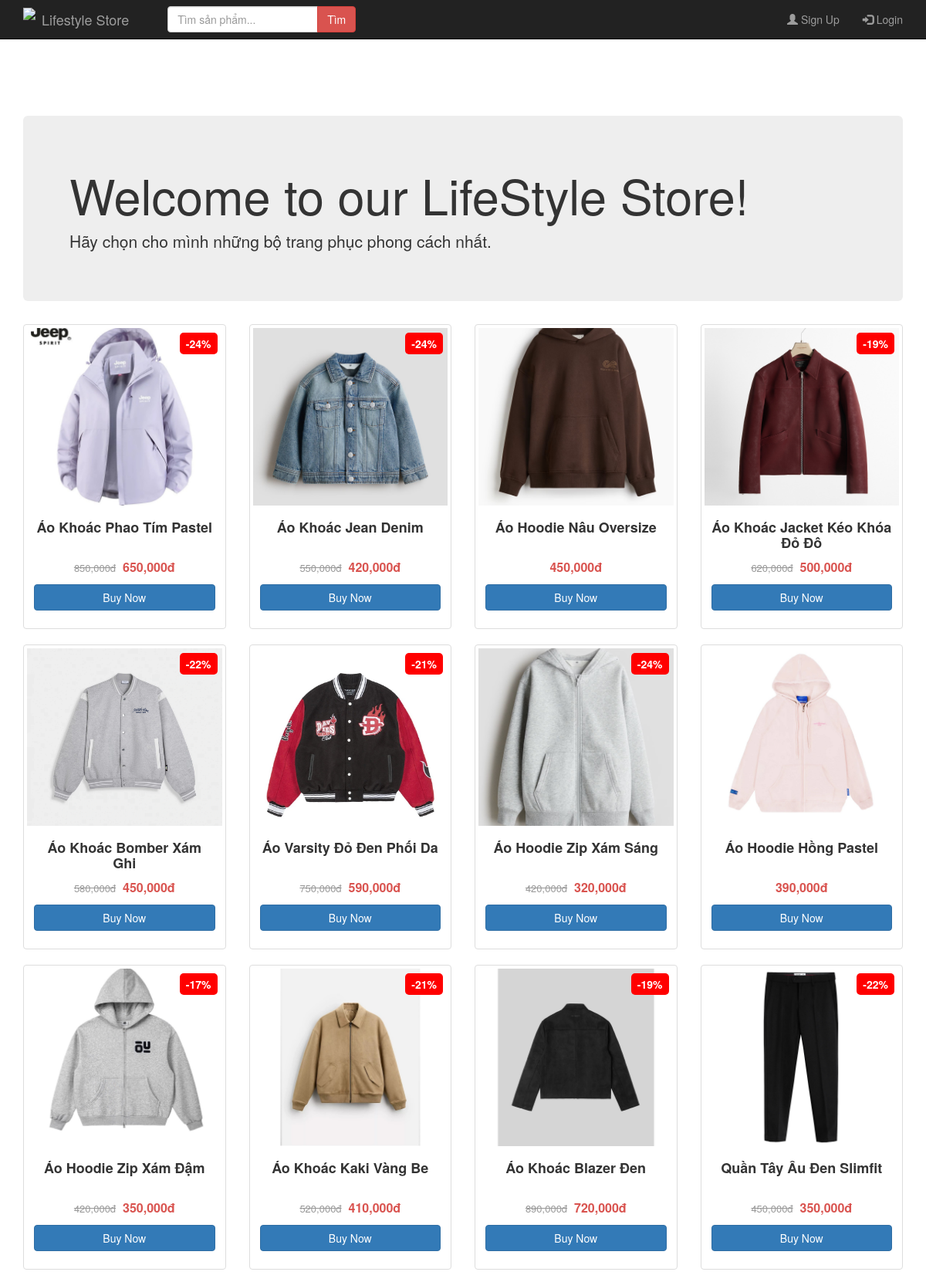
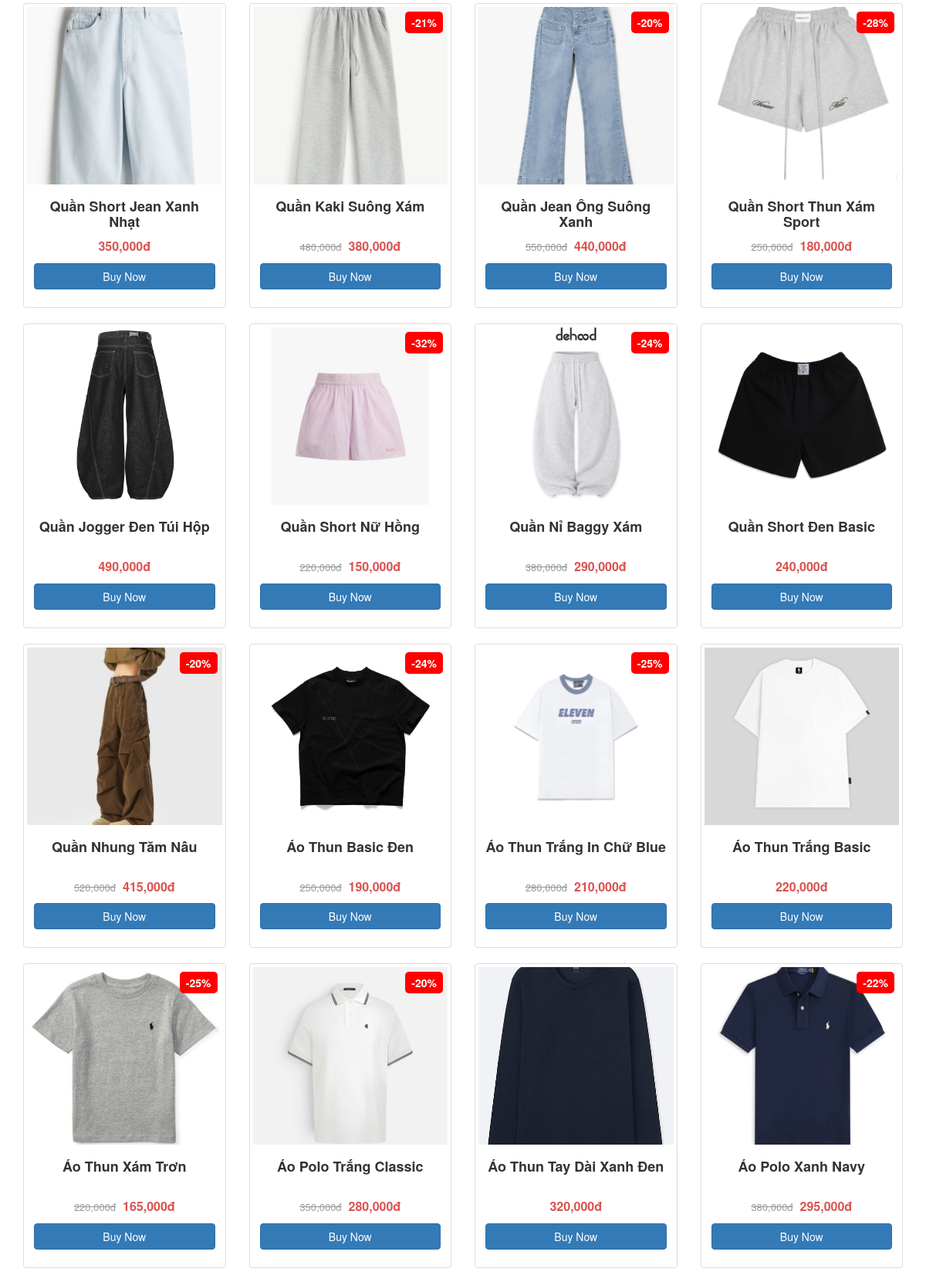
/products.php (upper part), run on the app's committed database (2 pictures, top to bottom).
### tables this page shows
CREATE TABLE `items` (
  `id` int(11) NOT NULL,
  `name` varchar(255) NOT NULL,
  `price` int(11) NOT NULL,
  `discount_price` int(11) DEFAULT 0,
  `category` varchar(50) NOT NULL,
  PRIMARY KEY (`id`)
);

### products.php (the view, shortened to what this page needs)
<?php
    require 'check_if_added.php';
    $cat = isset($_GET['cat']) ? mysqli_real_escape_string($con, $_GET['cat']) : "";
    if ($cat != "") {
        $query = "SELECT * FROM items WHERE category = '$cat'";
    } else {
        $query = "SELECT * FROM items";
    }
    $result = mysqli_query($con, $query) or die(mysqli_error($con));
?>
<!DOCTYPE html>
<html>
    <head>
        <link rel="stylesheet" href="bootstrap/css/bootstrap.min.css" type="text/css">
        <link rel="stylesheet" href="css/style.css" type="text/css">
    </head>
    <body>
        <div>
            <?php require 'header.php'; ?>
            <div class="container" style="margin-top: 80px;">
                <div class="jumbotron">
                    <h1>Welcome to our LifeStyle Store!</h1>
                    <p>Hãy chọn cho mình những bộ trang phục phong cách nhất.</p>
                </div>
                <div class="row">
                    <?php
                    while($row = mysqli_fetch_array($result)) {
                        $percent = 0;
                        if($row['discount_price'] > 0 && $row['price'] > 0) {
                            $percent = round((($row['price'] - $row['discount_price']) / $row['price']) * 100);
                        }
                    ?>
                    <div class="col-md-3 col-sm-6">
                        <div class="thumbnail" style="position: relative;">
                            <?php if($percent > 0): ?>
                                <div class="sale-tag">-<?php echo $percent; ?>%</div>
                            <?php endif; ?>
                            <img src="img/<?php echo $row['id']; ?>.jpg" alt="Product" style="height: 230px; object-fit: cover; width: 100%;">
                            <div class="caption text-center">
                                <h4 style="height: 40px; overflow: hidden; font-weight: bold;"><?php echo $row['name']; ?></h4>
                                <p>
                                    <?php if($percent > 0): ?>
                                        <span class="old-price"><?php echo number_format($row['price']); ?>đ</span>
                                        <span class="new-price"><?php echo number_format($row['discount_price']); ?>đ</span>
                                    <?php else: ?>
                                        <span class="new-price"><?php echo number_format($row['price']); ?>đ</span>
                                    <?php endif; ?>
                                </p>
                                <?php if(!isset($_SESSION['email'])){ ?>
                                    <p><a href="login.php" role="button" class="btn btn-primary btn-block">Buy Now</a></p>
                                <?php } ?>
                            </div>
                        </div>
                    </div>
                    <?php } ?>
                </div>
            </div>
        </div>
    </body>
</html>

### css/style.css (style rules this page uses)
html { min-height:100%; position:relative; }
body { padding-top: 70px; }
.thumbnail img { height:200px; object-fit:cover; }
.thumbnail { transition: 0.3s; border: none; overflow: hidden; }

### products.php (style rules this page uses)
.sale-tag { position: absolute; top: 10px; right: 10px; background: #ff0000; color: white; padding: 4px 8px; border-radius: 5px; font-weight: bold; z-index: 5; }
.old-price { text-decoration: line-through; color: #999; margin-right: 5px; font-size: 13px; }
.new-price { color: #d9534f; font-weight: bold; font-size: 16px; }
.thumbnail { transition: 0.3s; border: 1px solid #ddd; }

### data on the page
items: percent "24", shows a picture, name "Áo Khoác Phao Tím Pastel", price "850,000", discount_price "650,000"
items: percent "24", shows a picture, name "Áo Khoác Jean Denim", price "550,000", discount_price "420,000"
items: shows a picture, name "Áo Hoodie Nâu Oversize", price "450,000"
items: percent "19", shows a picture, name "Áo Khoác Jacket Kéo Khóa Đỏ Đô", price "620,000", discount_price "500,000"
items: percent "22", shows a picture, name "Áo Khoác Bomber Xám Ghi", price "580,000", discount_price "450,000"
items: percent "21", shows a picture, name "Áo Varsity Đỏ Đen Phối Da", price "750,000", discount_price "590,000"
items: percent "24", shows a picture, name "Áo Hoodie Zip Xám Sáng", price "420,000", discount_price "320,000"
items: shows a picture, name "Áo Hoodie Hồng Pastel", price "390,000"
items: percent "17", shows a picture, name "Áo Hoodie Zip Xám Đậm", price "420,000", discount_price "350,000"
items: percent "21", shows a picture, name "Áo Khoác Kaki Vàng Be", price "520,000", discount_price "410,000"
items: percent "19", shows a picture, name "Áo Khoác Blazer Đen", price "890,000", discount_price "720,000"
items: percent "22", shows a picture, name "Quần Tây Âu Đen Slimfit", price "450,000", discount_price "350,000"
items: shows a picture, name "Quần Short Jean Xanh Nhạt", price "350,000"
items: percent "21", shows a picture, name "Quần Kaki Suông Xám", price "480,000", discount_price "380,000"
items: percent "20", shows a picture, name "Quần Jean Ống Suông Xanh", price "550,000", discount_price "440,000"
items: percent "28", shows a picture, name "Quần Short Thun Xám Sport", price "250,000", discount_price "180,000"
items: shows a picture, name "Quần Jogger Đen Túi Hộp", price "490,000"
items: percent "32", shows a picture, name "Quần Short Nữ Hồng", price "220,000", discount_price "150,000"
items: percent "24", shows a picture, name "Quần Nỉ Baggy Xám", price "380,000", discount_price "290,000"
items: shows a picture, name "Quần Short Đen Basic", price "240,000"
items: percent "20", shows a picture, name "Quần Nhung Tăm Nâu", price "520,000", discount_price "415,000"
items: percent "24", shows a picture, name "Áo Thun Basic Đen", price "250,000", discount_price "190,000"
items: percent "25", shows a picture, name "Áo Thun Trắng In Chữ Blue", price "280,000", discount_price "210,000"
items: shows a picture, name "Áo Thun Trắng Basic", price "220,000"
items: percent "25", shows a picture, name "Áo Thun Xám Trơn", price "220,000", discount_price "165,000"
items: percent "20", shows a picture, name "Áo Polo Trắng Classic", price "350,000", discount_price "280,000"
items: shows a picture, name "Áo Thun Tay Dài Xanh Đen", price "320,000"
items: percent "22", shows a picture, name "Áo Polo Xanh Navy", price "380,000", discount_price "295,000"
